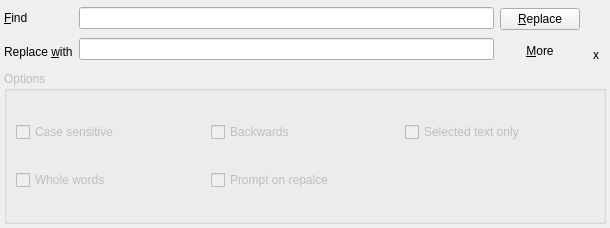
<?xml version="1.0" encoding="UTF-8"?>
<ui version="4.0">
 <class>replaceForm</class>
 <widget class="QWidget" name="replaceForm">
  <property name="geometry">
   <rect>
    <x>0</x>
    <y>0</y>
    <width>610</width>
    <height>228</height>
   </rect>
  </property>
  <property name="windowTitle">
   <string>Form</string>
  </property>
  <property name="autoFillBackground">
   <bool>true</bool>
  </property>
  <layout class="QVBoxLayout" name="verticalLayout_5">
   <property name="spacing">
    <number>-1</number>
   </property>
   <property name="margin">
    <number>4</number>
   </property>
   <item>
    <layout class="QHBoxLayout" name="horizontalLayout">
     <item>
      <layout class="QVBoxLayout" name="verticalLayout">
       <item>
        <widget class="QLabel" name="findLabel">
         <property name="text">
          <string>&amp;Find</string>
         </property>
         <property name="buddy">
          <cstring>findText</cstring>
         </property>
        </widget>
       </item>
       <item>
        <widget class="QLabel" name="replaceLabel">
         <property name="text">
          <string>Replace &amp;with</string>
         </property>
         <property name="buddy">
          <cstring>replaceText</cstring>
         </property>
        </widget>
       </item>
      </layout>
     </item>
     <item>
      <layout class="QVBoxLayout" name="verticalLayout_2">
       <item>
        <widget class="QLineEdit" name="findText"/>
       </item>
       <item>
        <widget class="QLineEdit" name="replaceText"/>
       </item>
      </layout>
     </item>
     <item>
      <layout class="QVBoxLayout" name="verticalLayout_3">
       <item>
        <widget class="QPushButton" name="replaceButton">
         <property name="text">
          <string>&amp;Replace</string>
         </property>
         <property name="autoRepeat">
          <bool>true</bool>
         </property>
        </widget>
       </item>
       <item>
        <widget class="QToolButton" name="moreButton">
         <property name="sizePolicy">
          <sizepolicy hsizetype="Minimum" vsizetype="Fixed">
           <horstretch>0</horstretch>
           <verstretch>0</verstretch>
          </sizepolicy>
         </property>
         <property name="cursor">
          <cursorShape>PointingHandCursor</cursorShape>
         </property>
         <property name="text">
          <string>&amp;More</string>
         </property>
         <property name="checkable">
          <bool>true</bool>
         </property>
         <property name="autoRaise">
          <bool>true</bool>
         </property>
        </widget>
       </item>
      </layout>
     </item>
     <item>
      <layout class="QVBoxLayout" name="verticalLayout_4">
       <item>
        <spacer name="verticalSpacer">
         <property name="orientation">
          <enum>Qt::Vertical</enum>
         </property>
         <property name="sizeType">
          <enum>QSizePolicy::Maximum</enum>
         </property>
         <property name="sizeHint" stdset="0">
          <size>
           <width>20</width>
           <height>40</height>
          </size>
         </property>
        </spacer>
       </item>
       <item>
        <widget class="QToolButton" name="closeButton">
         <property name="cursor">
          <cursorShape>PointingHandCursor</cursorShape>
         </property>
         <property name="text">
          <string>x</string>
         </property>
         <property name="autoRaise">
          <bool>true</bool>
         </property>
        </widget>
       </item>
      </layout>
     </item>
    </layout>
   </item>
   <item>
    <widget class="QGroupBox" name="optionsGroupBox">
     <property name="enabled">
      <bool>false</bool>
     </property>
     <property name="title">
      <string>Options</string>
     </property>
     <layout class="QGridLayout" name="gridLayout">
      <item row="0" column="0">
       <widget class="QCheckBox" name="caseCheckBox">
        <property name="text">
         <string>Case sensitive</string>
        </property>
       </widget>
      </item>
      <item row="0" column="1">
       <widget class="QCheckBox" name="backwardsCheckBox">
        <property name="text">
         <string>Backwards</string>
        </property>
       </widget>
      </item>
      <item row="0" column="2">
       <widget class="QCheckBox" name="selectedCheckBox">
        <property name="text">
         <string>Selected text only</string>
        </property>
       </widget>
      </item>
      <item row="1" column="0">
       <widget class="QCheckBox" name="wholeWordsCheckBox">
        <property name="text">
         <string>Whole words</string>
        </property>
       </widget>
      </item>
      <item row="1" column="1">
       <widget class="QCheckBox" name="promptCheckBox">
        <property name="text">
         <string>Prompt on repalce</string>
        </property>
       </widget>
      </item>
     </layout>
    </widget>
   </item>
  </layout>
 </widget>
 <tabstops>
  <tabstop>findText</tabstop>
  <tabstop>replaceText</tabstop>
  <tabstop>replaceButton</tabstop>
  <tabstop>moreButton</tabstop>
  <tabstop>closeButton</tabstop>
  <tabstop>caseCheckBox</tabstop>
  <tabstop>wholeWordsCheckBox</tabstop>
  <tabstop>backwardsCheckBox</tabstop>
  <tabstop>promptCheckBox</tabstop>
  <tabstop>selectedCheckBox</tabstop>
 </tabstops>
 <resources/>
 <connections>
  <connection>
   <sender>moreButton</sender>
   <signal>toggled(bool)</signal>
   <receiver>optionsGroupBox</receiver>
   <slot>setShown(bool)</slot>
   <hints>
    <hint type="sourcelabel">
     <x>530</x>
     <y>77</y>
    </hint>
    <hint type="destinationlabel">
     <x>532</x>
     <y>146</y>
    </hint>
   </hints>
  </connection>
  <connection>
   <sender>moreButton</sender>
   <signal>toggled(bool)</signal>
   <receiver>optionsGroupBox</receiver>
   <slot>setEnabled(bool)</slot>
   <hints>
    <hint type="sourcelabel">
     <x>508</x>
     <y>86</y>
    </hint>
    <hint type="destinationlabel">
     <x>501</x>
     <y>120</y>
    </hint>
   </hints>
  </connection>
 </connections>
</ui>
